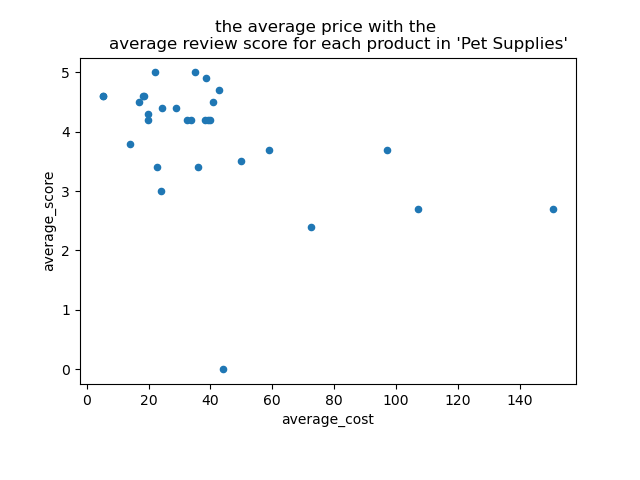

Here is the Python script that generated this plot:
import matplotlib.pyplot as plt
import pandas as pd

def task4():
    rating_df = pd.read_csv('task2.csv')
    cost_df = pd.read_csv('task3.csv')
    total_df = pd.merge(rating_df.drop('category',axis=1),cost_df,on='ID')
    total_df = total_df.set_index('ID')

    # select the category Pet Supplies
    total_df = total_df[total_df['category']=='Pet Supplies']
    plt.figure(figsize = (10,12))
    total_df.plot.scatter(x='average_cost',y='average_score')
    plt.title("""the average price with the 
    average review score for each product in 'Pet Supplies'""")
    plt.subplots_adjust(bottom=0.2)
    plt.savefig('task4.png')
